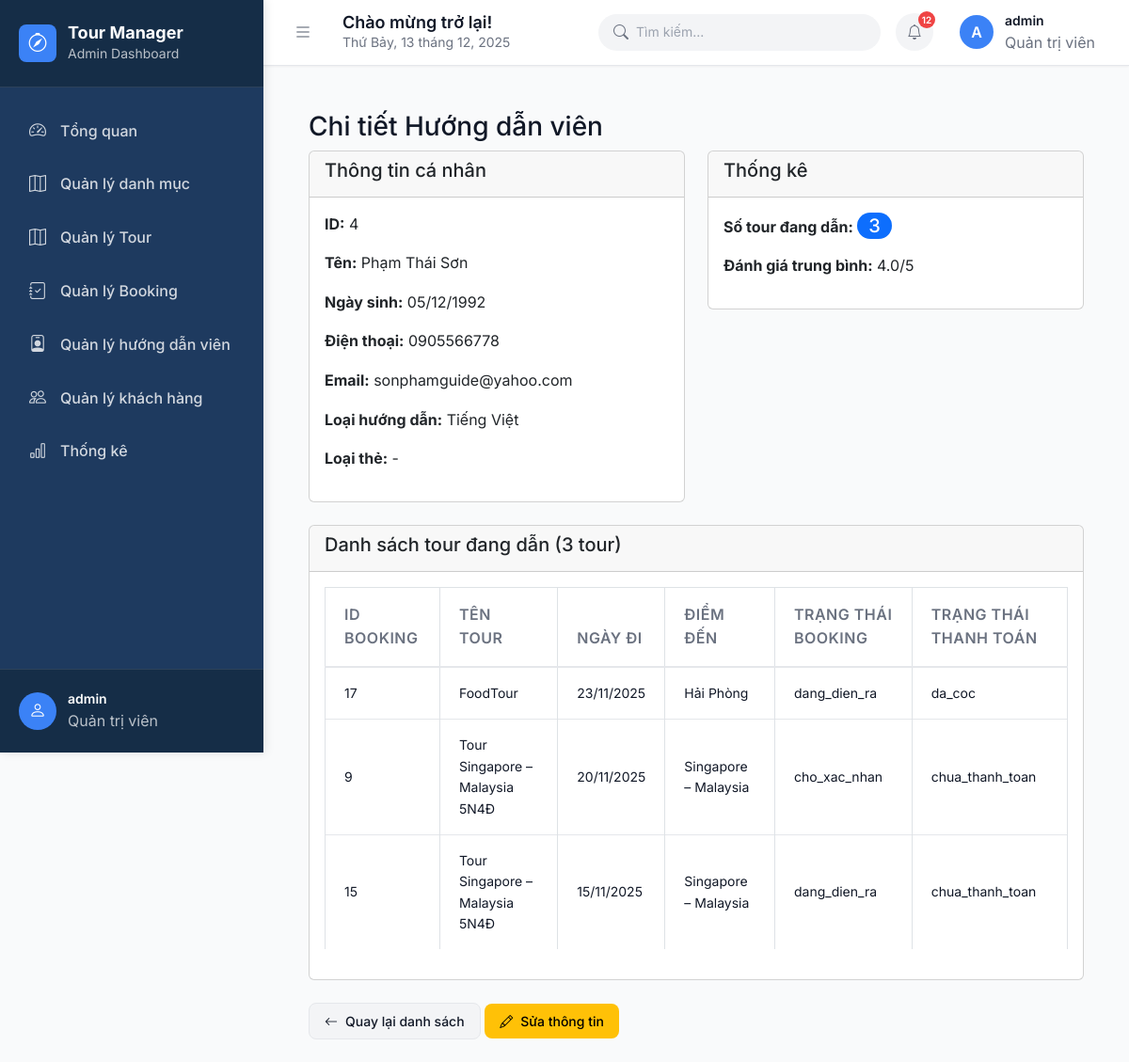
Screenshot of /?act=view-guide-detail&id=4 (signed in) with the database file from the repository.
### tables this page shows
CREATE TABLE `nhansu` (
  `id` int NOT NULL,
  `id_taikhoan` int DEFAULT NULL,
  `full_name` varchar(100) DEFAULT NULL,
  `birth_date` date DEFAULT NULL,
  `phone` varchar(20) DEFAULT NULL,
  `email` varchar(100) DEFAULT NULL,
  `guide_type` varchar(50) DEFAULT NULL,
  `average_rating` float DEFAULT NULL,
  `password_display` varchar(255) DEFAULT NULL,
  `competence_level` varchar(50) DEFAULT NULL,
  `username` varchar(255) DEFAULT NULL,
  `password` varchar(255) DEFAULT NULL
);

CREATE TABLE `phan_cong_hdv` (
  `id` int NOT NULL,
  `id_hdv` int NOT NULL,
  `id_booking` int DEFAULT NULL,
  `ngay_di` date DEFAULT NULL
);

CREATE TABLE `booking` (
  `id` int NOT NULL,
  `id_tour` int NOT NULL,
  `schedule_id` int DEFAULT NULL,
  `ngay_di` date DEFAULT NULL,
  `loai_dat` varchar(20) DEFAULT 'ca_nhan',
  `trang_thai` varchar(50) DEFAULT 'cho_xac_nhan',
  `tong_tien` decimal(12,2) DEFAULT '0.00',
  `ngay_tao` datetime DEFAULT CURRENT_TIMESTAMP,
  `ngay_cap_nhat` datetime DEFAULT CURRENT_TIMESTAMP ON UPDATE CURRENT_TIMESTAMP,
  `trang_thai_thanh_toan` varchar(50) DEFAULT 'chua_thanh_toan'
);

CREATE TABLE `tour` (
  `id` int NOT NULL,
  `tour_name` varchar(100) DEFAULT NULL,
  `image` varchar(255) DEFAULT NULL,
  `description` text,
  `destination` varchar(100) DEFAULT NULL,
  `id_danh_muc` int DEFAULT NULL,
  `status` tinyint(1) DEFAULT NULL,
  `duration` int DEFAULT NULL
);

### controllers/GuideController.php (called while the page is built, shortened)
<?php
class GuideController
{
    private $modelGuide;
    public function __construct()
    {
        $this->modelGuide = new GuideModel();
    }
    public function viewGuideDetail()
    {
        $id = intval($_GET['id'] ?? 0);
        $guide = $this->modelGuide->getGuideById($id);
        $assignedTours = $this->modelGuide->getTourAssignedForGuide($id);
        $totalTours = count($assignedTours);
        require_once './views/Admin/Quanlyhdv/GuideDetail.php';
    }
}

### commons/function.php (called while the page is built, shortened)
<?php
function connectDB() {
    $host = DB_HOST;
    $port = DB_PORT;
    $dbname = DB_NAME;
    try {
        $conn = new PDO("mysql:host=$host;port=$port;dbname=$dbname", DB_USERNAME, DB_PASSWORD);
        $conn->setAttribute(PDO::ATTR_ERRMODE, PDO::ERRMODE_EXCEPTION);
        $conn->setAttribute(PDO::ATTR_DEFAULT_FETCH_MODE, PDO::FETCH_ASSOC);
        return $conn;
    } catch (PDOException $e) {
        echo ("Connection failed: " . $e->getMessage());
    }
}

### models/GuideModel.php (called while the page is built, shortened)
<?php
class GuideModel
{
    public $conn;
    public function __construct()
    {
        $this->conn = connectDB();
    }
    public function getGuideById($id)
    {
        try {
            $sql = "SELECT ns.*,
                           tk.username, tk.role
                    FROM nhansu ns
                    LEFT JOIN taikhoan tk ON ns.id_taikhoan = tk.id
                    WHERE ns.id = ?";
            $stmt = $this->conn->prepare($sql);
            $stmt->execute([$id]);
            return $stmt->fetch(PDO::FETCH_ASSOC);
        } catch (PDOException $e) {
            die("Lỗi SQL: " . $e->getMessage());
        }
    }
    public function getTourAssignedForGuide($id_hdv)
    {
        try {
            $sql = "SELECT
                        pc.id AS assignment_id,
                        pc.ngay_di,
                        b.id AS booking_id,
                        b.ngay_di AS booking_start_date,
                        b.trang_thai AS booking_status,
                        b.trang_thai_thanh_toan AS payment_status,
                        t.id AS tour_id,
                        t.tour_name,
                        t.destination
                    FROM phan_cong_hdv pc
                    INNER JOIN booking b ON pc.id_booking = b.id
                    INNER JOIN tour t ON b.id_tour = t.id
                    WHERE pc.id_hdv = ?
                    ORDER BY pc.ngay_di DESC";
            $stmt = $this->conn->prepare($sql);
            $stmt->execute([$id_hdv]);
            return $stmt->fetchAll(PDO::FETCH_ASSOC);
        } catch (PDOException $e) {
            die("Lỗi SQL: " . $e->getMessage());
        }
    }
}

### views/Admin/Quanlyhdv/GuideDetail.php (the view)
<?php include "views/layout/header.php"; ?>
<?php include "views/layout/sidebar.php"; ?>
<div class="container-fluid px-4 mt-4">
  <h3>Chi tiết Hướng dẫn viên</h3>
  <div class="row">
    <div class="col-md-6">
      <div class="card">
        <div class="card-header">
          <h5>Thông tin cá nhân</h5>
        </div>
        <div class="card-body">
          <p><strong>ID:</strong> <?= htmlspecialchars($guide['id']) ?></p>
          <p><strong>Tên:</strong> <?= htmlspecialchars($guide['full_name'] ?? $guide['name']) ?></p>
          <p><strong>Ngày sinh:</strong>
            <?php
            $birth_date = $guide['birth_date'] ?? '';
            if (!empty($birth_date) && $birth_date !== '0000-00-00') {
              $date = DateTime::createFromFormat('Y-m-d', $birth_date);
              echo htmlspecialchars($date ? $date->format('d/m/Y') : $birth_date);
            } else {
              echo '-';
            }
            ?>
          </p>
          <p><strong>Điện thoại:</strong> <?= htmlspecialchars($guide['phone'] ?? '') ?></p>
          <p><strong>Email:</strong> <?= htmlspecialchars($guide['email'] ?? '') ?></p>
          <p><strong>Loại hướng dẫn:</strong> <?= htmlspecialchars($guide['guide_type'] ?? '') ?></p>
          <p><strong>Loại thẻ:</strong>
            <?php
            $license_type_map = [
              'noi_dia' => 'Nội địa',
              'quoc_te' => 'Quốc tế',
              'khong_co' => 'Thực tập'
            ];
            $license_type = $license_type_map[$guide['license_type'] ?? ''] ?? '-';
            echo htmlspecialchars($license_type);
            ?>
          </p>
        </div>
      </div>
    </div>
    <div class="col-md-6">
      <div class="card">
        <div class="card-header">
          <h5>Thống kê</h5>
        </div>
        <div class="card-body">
          <p><strong>Số tour đang dẫn:</strong> <span class="badge bg-primary fs-5"><?= $totalTours ?></span></p>
          <p><strong>Đánh giá trung bình:</strong>
            <?php
            $rating = $guide['average_rating'] ?? 0;
            echo number_format($rating, 1) . '/5';
            ?>
          </p>
        </div>
      </div>
    </div>
  </div>
  <div class="row mt-4">
    <div class="col-12">
      <div class="card">
        <div class="card-header">
          <h5>Danh sách tour đang dẫn (<?= $totalTours ?> tour)</h5>
        </div>
        <div class="card-body">
          <?php if (!empty($assignedTours)): ?>
            <div class="table-responsive">
              <table class="table table-bordered">
                <thead>
                  <tr>
                    <th>ID Booking</th>
                    <th>Tên Tour</th>
                    <th>Ngày đi</th>
                    <th>Điểm đến</th>
                    <th>Trạng thái Booking</th>
                    <th>Trạng thái Thanh toán</th>
                  </tr>
                </thead>
                <tbody>
                  <?php foreach ($assignedTours as $tour): ?>
                  <tr>
                    <td><?= htmlspecialchars($tour['booking_id']) ?></td>
                    <td><?= htmlspecialchars($tour['tour_name'] ?? 'N/A') ?></td>
                    <td>
                      <?php
                      $start_date = $tour['booking_start_date'] ?? '';
                      if (!empty($start_date)) {
                        $date = DateTime::createFromFormat('Y-m-d', $start_date);
                        echo htmlspecialchars($date ? $date->format('d/m/Y') : $start_date);
                      } else {
                        echo '-';
                      }
                      ?>
                    </td>
                    <td><?= htmlspecialchars($tour['destination'] ?? '') ?></td>
                    <td>
                      <?php
                      $status = $tour['booking_status'] ?? '';
                      $status_map = [
                        'cho_xac_nhan' => '<span class="badge bg-warning">Chờ xác nhận</span>',
                        'da_xac_nhan' => '<span class="badge bg-info">Đã xác nhận</span>',
                        'dang_dien_ra' => '<span class="badge bg-primary">Đang diễn ra</span>',
                        'hoan_tat' => '<span class="badge bg-success">Hoàn tất</span>',
                        'huy' => '<span class="badge bg-danger">Đã hủy</span>',
                      ];
                      echo $status_map[$status] ?? htmlspecialchars($status);
                      ?>
                    </td>
                    <td>
                      <?php
                      $payment = $tour['payment_status'] ?? '';
                      $payment_map = [
                        'chua_thanh_toan' => '<span class="badge bg-danger">Chưa thanh toán</span>',
                        'da_coc' => '<span class="badge bg-warning">Đã cọc</span>',
                        'da_thanh_toan_du' => '<span class="badge bg-success">Đã thanh toán đủ</span>',
                      ];
                      echo $payment_map[$payment] ?? htmlspecialchars($payment);
                      ?>
                    </td>
                  </tr>
                  <?php endforeach; ?>
                </tbody>
              </table>
            </div>
          <?php else: ?>
            <p class="text-muted">Hướng dẫn viên này chưa được phân công tour nào.</p>
          <?php endif; ?>
        </div>
      </div>
    </div>
  </div>
  <div class="row mt-4">
    <div class="col-12">
      <a href="?act=guide-management" class="btn btn-secondary">
        <i class="bi bi-arrow-left"></i> Quay lại danh sách
      </a>
      <a href="?act=edit-guide&id=<?= $guide['id'] ?>" class="btn btn-warning">
        <i class="bi bi-pencil"></i> Sửa thông tin
      </a>
    </div>
  </div>
</div>
<?php include "views/layout/footer.php"; ?>

### views/layout/assets/style.css (style rules this page uses)
:root { --sidebar-bg: #1e3a5f; --sidebar-dark: #152d47; --sidebar-active: #3b82f6; --sidebar-hover: #2d4a6b; --header-bg: #ffffff; --header-border: #e5e7eb; --primary-blue: #3b82f6; --primary-blue-dark: #2563eb; --primary-blue-light: #60a5fa; --text-primary: #111827; --text-secondary: #6b7280; --text-muted: #9ca3af; --text-light: #ffffff; --bg-white: #ffffff; --bg-gray: #f9fafb; --bg-gray-light: #f3f4f6; --border-color: #e5e7eb; --border-dark: #d1d5db; --success: #10b981; --warning: #f59e0b; --danger: #ef4444; --info: #3b82f6; --shadow-sm: 0 1px 2px 0 rgba(0, 0, 0, 0.05); --shadow-md: 0 4px 6px -1px rgba(0, 0, 0, 0.1); --shadow-lg: 0 10px 15px -3px rgba(0, 0, 0, 0.1); --space-1: 0.25rem; --space-2: 0.5rem; --space-3: 0.75rem; --space-4: 1rem; --space-5: 1.25rem; --space-6: 1.5rem; --space-8: 2rem; --font-family: 'Inter', -apple-system, BlinkMacSystemFont, 'Segoe UI', sans-serif; --text-sm: 0.875rem; --text-base: 1rem; --text-lg: 1.125rem; --text-xl: 1.25rem; --text-2xl: 1.5rem; --radius-sm: 0.375rem; --radius-md: 0.5rem; --radius-lg: 0.75rem; --radius-xl: 1rem; --radius-full: 9999px; }
* { box-sizing: border-box; margin: 0; padding: 0; }
body { font-family: var(--font-family); background: var(--bg-gray); color: var(--text-primary); line-height: 1.6; overflow-x: hidden; }
.btn { display: inline-flex; align-items: center; gap: var(--space-2); padding: var(--space-2) var(--space-4); border: none; border-radius: var(--radius-md); font-size: var(--text-sm); font-weight: 500; cursor: pointer; transition: all 0.2s; text-decoration: none; }
.btn-secondary { background: var(--bg-gray-light); color: var(--text-primary); border: 1px solid var(--border-color); }
.table { width: 100%; border-collapse: collapse; }
.table thead { background: var(--bg-gray-light); }
.table thead th { padding: var(--space-4) var(--space-5); text-align: left; font-size: var(--text-xs); font-weight: 600; color: var(--text-secondary); text-transform: uppercase; letter-spacing: 0.5px; border-bottom: 2px solid var(--border-color); }
.table tbody tr { border-bottom: 1px solid var(--border-color); transition: all 0.2s; }
.table tbody tr:last-child { border-bottom: none; }
.table td { padding: var(--space-4) var(--space-5); font-size: var(--text-sm); color: var(--text-primary); vertical-align: middle; }
.badge { display: inline-flex; align-items: center; padding: var(--space-1) var(--space-3); border-radius: var(--radius-full); font-size: var(--text-xs); font-weight: 500; }

### rows the page displays
nhansu: id "4", full_name "Phạm Thái Sơn", birth_date "05/12/1992", phone "0905566778", email "sonphamguide@yahoo.com", guide_type "Tiếng Việt", average_rating "4.0"
phan_cong_hdv: id_booking "17", tour.tour_name "FoodTour", id_booking.ngay_di "23/11/2025", tour.destination "Hải Phòng", id_booking.trang_thai "dang_dien_ra", id_booking.trang_thai_thanh_toan "da_coc"
phan_cong_hdv: id_booking "9", tour.tour_name "Tour Singapore – Malaysia 5N4Đ", id_booking.ngay_di "20/11/2025", tour.destination "Singapore – Malaysia", id_booking.trang_thai "cho_xac_nhan", id_booking.trang_thai_thanh_toan "chua_thanh_toan"
phan_cong_hdv: id_booking "15", tour.tour_name "Tour Singapore – Malaysia 5N4Đ", id_booking.ngay_di "15/11/2025", tour.destination "Singapore – Malaysia", id_booking.trang_thai "dang_dien_ra", id_booking.trang_thai_thanh_toan "chua_thanh_toan"

### other values shown
substr($_SESSION['username'], 0, 1) "A"
$_SESSION['username'] "admin"
$license_type "-"
$totalTours "3"
